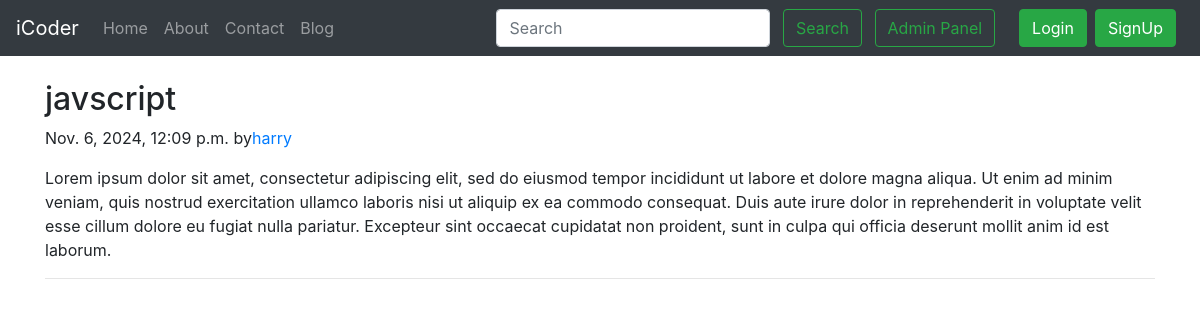
The app's page /blog/how-to-learn-javascript with its own data.
### blog/models.py (models this page shows, shortened)
class Post(models.Model):
    sno = models.AutoField(primary_key=True)
    author = models.CharField(max_length=20)
    title = models.CharField(max_length=255)
    content = models.TextField()
    slug = models.CharField(max_length=100, default='')
    timestamp = models.DateTimeField(blank=True)

### blog/views.py (the view)
# urls.py: path('<str:slug>', views.blogPost, name="blogPost"),
def blogPost(request, slug):
    post = Post.objects.filter(slug=slug).first()
    context = {'post':post}
    return render(request, 'blog/blogPost.html', context=context)

### templates/blog/blogPost.html (shortened to what this page needs)
{% extends "base.html" %}
{% block body %}
<div class="container my-4">
    <h2 class="blog-post-title">{{post.title}}</h2>
    <p class="blog-post-meta">{{post.timestamp}} by<a href="about/">{{post.author}}</a></p>
    <p>{{post.content}}</p>
    <hr>
  </div>
{% endblock body %}

### records on screen
Post: title "javscript", timestamp "Nov. 6, 2024, 12:09 p.m.", author "harry", content "Lorem ipsum dolor sit amet, consectetur adipiscing elit, sed do eiusmod tempor incididunt ut labore et dolore magna aliqua. Ut enim ad minim veniam, quis nostrud exercitation ullamco laboris nisi ut aliquip ex ea commodo consequat. Duis aute irure dolor in reprehenderit in voluptate velit esse cillum dolore eu fugiat nulla pariatur. Excepteur sint occaecat cupidatat non proident, sunt in culpa qui officia deserunt mollit anim id est laborum."
